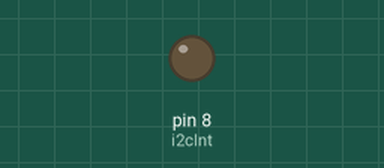
Simulated run of this sketch. Board: Arduino Uno, built with avr-gcc and run on an emulated ATmega328P. On the bench: output pins drawn as LEDs (lit = HIGH).

Above: at 0.1 s.
Timing chart, 0 to 1.6 s (numbered marks = the images above):
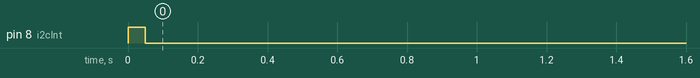

The sketch:

RpiArduinoI2C.ino
```cpp
// https://github.com/bphermansson/RpiArduinoI2C

/*
 * Upload changes to Github:
 * git commit AS2.py
 * git push origin master
 * Update from Github
 * git pull *
 *
 */

// For I2C:
#include <Wire.h>
#define SLAVE_ADDRESS 0x04
int number = 0;
// Set D8 high when requesting to send a message tp the Rpi
int i2cInt = 8;

void setup() {
  // initialize I2c as slave
  Wire.begin(SLAVE_ADDRESS);
  // define callbacks for i2c communication
  //Wire.onReceive(receiveData);
  Wire.onRequest(sendData);

  // Send message to Rpi
  pinMode(i2cInt, OUTPUT);
  digitalWrite(i2cInt, HIGH);
  number = 3;
  sendData();
  delay(50);
  digitalWrite(i2cInt, LOW);
}

void loop() {

}

// Callback for sending data
void sendData(){
  Wire.write(number);
}
```
